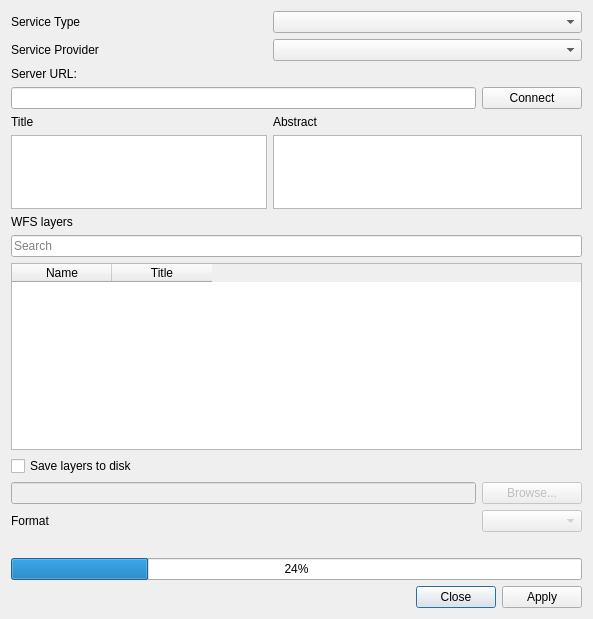
<?xml version="1.0" encoding="UTF-8"?>
<ui version="4.0">
 <class>hcmgis_opendata_form</class>
 <widget class="QDialog" name="hcmgis_opendata_form">
  <property name="windowModality">
   <enum>Qt::NonModal</enum>
  </property>
  <property name="enabled">
   <bool>true</bool>
  </property>
  <property name="geometry">
   <rect>
    <x>0</x>
    <y>0</y>
    <width>593</width>
    <height>619</height>
   </rect>
  </property>
  <property name="mouseTracking">
   <bool>false</bool>
  </property>
  <property name="windowTitle">
   <string>Download OpenData</string>
  </property>
  <layout class="QGridLayout" name="gridLayout_2">
   <item row="10" column="0" colspan="2">
    <widget class="QDialogButtonBox" name="BtnApplyClose">
     <property name="orientation">
      <enum>Qt::Horizontal</enum>
     </property>
     <property name="standardButtons">
      <set>QDialogButtonBox::Apply|QDialogButtonBox::Close</set>
     </property>
    </widget>
   </item>
   <item row="9" column="0" colspan="2">
    <layout class="QGridLayout" name="gridLayout">
     <item row="14" column="2">
      <widget class="QComboBox" name="cboFormat">
       <property name="enabled">
        <bool>false</bool>
       </property>
       <property name="maximumSize">
        <size>
         <width>100</width>
         <height>16777215</height>
        </size>
       </property>
      </widget>
     </item>
     <item row="5" column="0">
      <widget class="QLabel" name="LblTitle">
       <property name="text">
        <string>Title</string>
       </property>
      </widget>
     </item>
     <item row="13" column="2">
      <widget class="QPushButton" name="BtnOutputFolder">
       <property name="enabled">
        <bool>false</bool>
       </property>
       <property name="sizePolicy">
        <sizepolicy hsizetype="Expanding" vsizetype="Fixed">
         <horstretch>0</horstretch>
         <verstretch>0</verstretch>
        </sizepolicy>
       </property>
       <property name="maximumSize">
        <size>
         <width>100</width>
         <height>16777215</height>
        </size>
       </property>
       <property name="font">
        <font>
         <weight>50</weight>
         <bold>false</bold>
        </font>
       </property>
       <property name="focusPolicy">
        <enum>Qt::ClickFocus</enum>
       </property>
       <property name="layoutDirection">
        <enum>Qt::LeftToRight</enum>
       </property>
       <property name="text">
        <string>Browse...</string>
       </property>
      </widget>
     </item>
     <item row="0" column="1" colspan="2">
      <widget class="QComboBox" name="cboServerType"/>
     </item>
     <item row="7" column="0" colspan="3">
      <widget class="QLabel" name="LblWFSLayers">
       <property name="layoutDirection">
        <enum>Qt::LeftToRight</enum>
       </property>
       <property name="text">
        <string>WFS layers</string>
       </property>
       <property name="alignment">
        <set>Qt::AlignLeading|Qt::AlignLeft|Qt::AlignVCenter</set>
       </property>
      </widget>
     </item>
     <item row="11" column="0" colspan="3">
      <widget class="QTableWidget" name="TblWFSLayers">
       <property name="sizePolicy">
        <sizepolicy hsizetype="Expanding" vsizetype="Expanding">
         <horstretch>0</horstretch>
         <verstretch>0</verstretch>
        </sizepolicy>
       </property>
       <property name="toolTip">
        <string>Double Click to add selected Layers</string>
       </property>
       <property name="layoutDirection">
        <enum>Qt::LeftToRight</enum>
       </property>
       <property name="frameShadow">
        <enum>QFrame::Sunken</enum>
       </property>
       <property name="editTriggers">
        <set>QAbstractItemView::DoubleClicked</set>
       </property>
       <property name="dragDropMode">
        <enum>QAbstractItemView::NoDragDrop</enum>
       </property>
       <property name="sortingEnabled">
        <bool>true</bool>
       </property>
       <attribute name="horizontalHeaderCascadingSectionResizes">
        <bool>false</bool>
       </attribute>
       <attribute name="horizontalHeaderStretchLastSection">
        <bool>false</bool>
       </attribute>
       <column>
        <property name="text">
         <string>Name</string>
        </property>
       </column>
       <column>
        <property name="text">
         <string>Title</string>
        </property>
       </column>
      </widget>
     </item>
     <item row="0" column="0">
      <widget class="QLabel" name="LblServerType">
       <property name="text">
        <string>Service Type</string>
       </property>
      </widget>
     </item>
     <item row="15" column="0" colspan="3">
      <widget class="QLabel" name="LblStatus">
       <property name="text">
        <string/>
       </property>
      </widget>
     </item>
     <item row="6" column="1" colspan="2">
      <widget class="QPlainTextEdit" name="TxtAbstract">
       <property name="maximumSize">
        <size>
         <width>16777215</width>
         <height>80</height>
        </size>
       </property>
       <property name="focusPolicy">
        <enum>Qt::NoFocus</enum>
       </property>
       <property name="readOnly">
        <bool>true</bool>
       </property>
      </widget>
     </item>
     <item row="14" column="0" colspan="2">
      <widget class="QLabel" name="LblFormat">
       <property name="layoutDirection">
        <enum>Qt::LeftToRight</enum>
       </property>
       <property name="text">
        <string>Format</string>
       </property>
      </widget>
     </item>
     <item row="6" column="0">
      <widget class="QPlainTextEdit" name="TxtTitle">
       <property name="sizePolicy">
        <sizepolicy hsizetype="Preferred" vsizetype="Preferred">
         <horstretch>0</horstretch>
         <verstretch>0</verstretch>
        </sizepolicy>
       </property>
       <property name="maximumSize">
        <size>
         <width>16777215</width>
         <height>80</height>
        </size>
       </property>
       <property name="focusPolicy">
        <enum>Qt::NoFocus</enum>
       </property>
       <property name="readOnly">
        <bool>true</bool>
       </property>
      </widget>
     </item>
     <item row="8" column="0" colspan="3">
      <widget class="QgsFilterLineEdit" name="Filter">
       <property name="toolTip">
        <string/>
       </property>
       <property name="placeholderText">
        <string>Search</string>
       </property>
       <property name="showSearchIcon">
        <bool>true</bool>
       </property>
       <property name="showSpinner">
        <bool>false</bool>
       </property>
       <property name="qgisRelation" stdset="0">
        <string notr="true"/>
       </property>
      </widget>
     </item>
     <item row="1" column="0">
      <widget class="QLabel" name="label">
       <property name="text">
        <string>Service Provider</string>
       </property>
      </widget>
     </item>
     <item row="12" column="0" colspan="2">
      <widget class="QCheckBox" name="ChkSaveShapefile">
       <property name="focusPolicy">
        <enum>Qt::ClickFocus</enum>
       </property>
       <property name="text">
        <string>Save layers to disk</string>
       </property>
      </widget>
     </item>
     <item row="5" column="1" colspan="2">
      <widget class="QLabel" name="lblAbstract">
       <property name="text">
        <string>Abstract</string>
       </property>
      </widget>
     </item>
     <item row="13" column="0" colspan="2">
      <widget class="QLineEdit" name="LinOutputFolder">
       <property name="enabled">
        <bool>false</bool>
       </property>
       <property name="mouseTracking">
        <bool>true</bool>
       </property>
       <property name="focusPolicy">
        <enum>Qt::NoFocus</enum>
       </property>
       <property name="acceptDrops">
        <bool>false</bool>
       </property>
       <property name="text">
        <string/>
       </property>
       <property name="readOnly">
        <bool>true</bool>
       </property>
      </widget>
     </item>
     <item row="1" column="1" colspan="2">
      <widget class="QComboBox" name="cboServerName">
       <property name="focusPolicy">
        <enum>Qt::WheelFocus</enum>
       </property>
      </widget>
     </item>
     <item row="16" column="0" colspan="3">
      <widget class="QProgressBar" name="status">
       <property name="value">
        <number>24</number>
       </property>
      </widget>
     </item>
     <item row="4" column="0" colspan="2">
      <widget class="QLineEdit" name="TxtURL">
       <property name="readOnly">
        <bool>false</bool>
       </property>
      </widget>
     </item>
     <item row="4" column="2">
      <widget class="QPushButton" name="BtnConnect">
       <property name="text">
        <string>Connect</string>
       </property>
      </widget>
     </item>
     <item row="2" column="0" colspan="3">
      <widget class="QLabel" name="label_2">
       <property name="text">
        <string>Server URL:</string>
       </property>
      </widget>
     </item>
    </layout>
   </item>
  </layout>
 </widget>
 <customwidgets>
  <customwidget>
   <class>QgsFilterLineEdit</class>
   <extends>QLineEdit</extends>
   <header>qgsfilterlineedit.h</header>
  </customwidget>
 </customwidgets>
 <tabstops>
  <tabstop>BtnApplyClose</tabstop>
 </tabstops>
 <resources/>
 <connections>
  <connection>
   <sender>BtnApplyClose</sender>
   <signal>accepted()</signal>
   <receiver>hcmgis_opendata_form</receiver>
   <slot>accept()</slot>
   <hints>
    <hint type="sourcelabel">
     <x>248</x>
     <y>254</y>
    </hint>
    <hint type="destinationlabel">
     <x>157</x>
     <y>274</y>
    </hint>
   </hints>
  </connection>
  <connection>
   <sender>BtnApplyClose</sender>
   <signal>rejected()</signal>
   <receiver>hcmgis_opendata_form</receiver>
   <slot>reject()</slot>
   <hints>
    <hint type="sourcelabel">
     <x>316</x>
     <y>260</y>
    </hint>
    <hint type="destinationlabel">
     <x>286</x>
     <y>274</y>
    </hint>
   </hints>
  </connection>
 </connections>
</ui>
